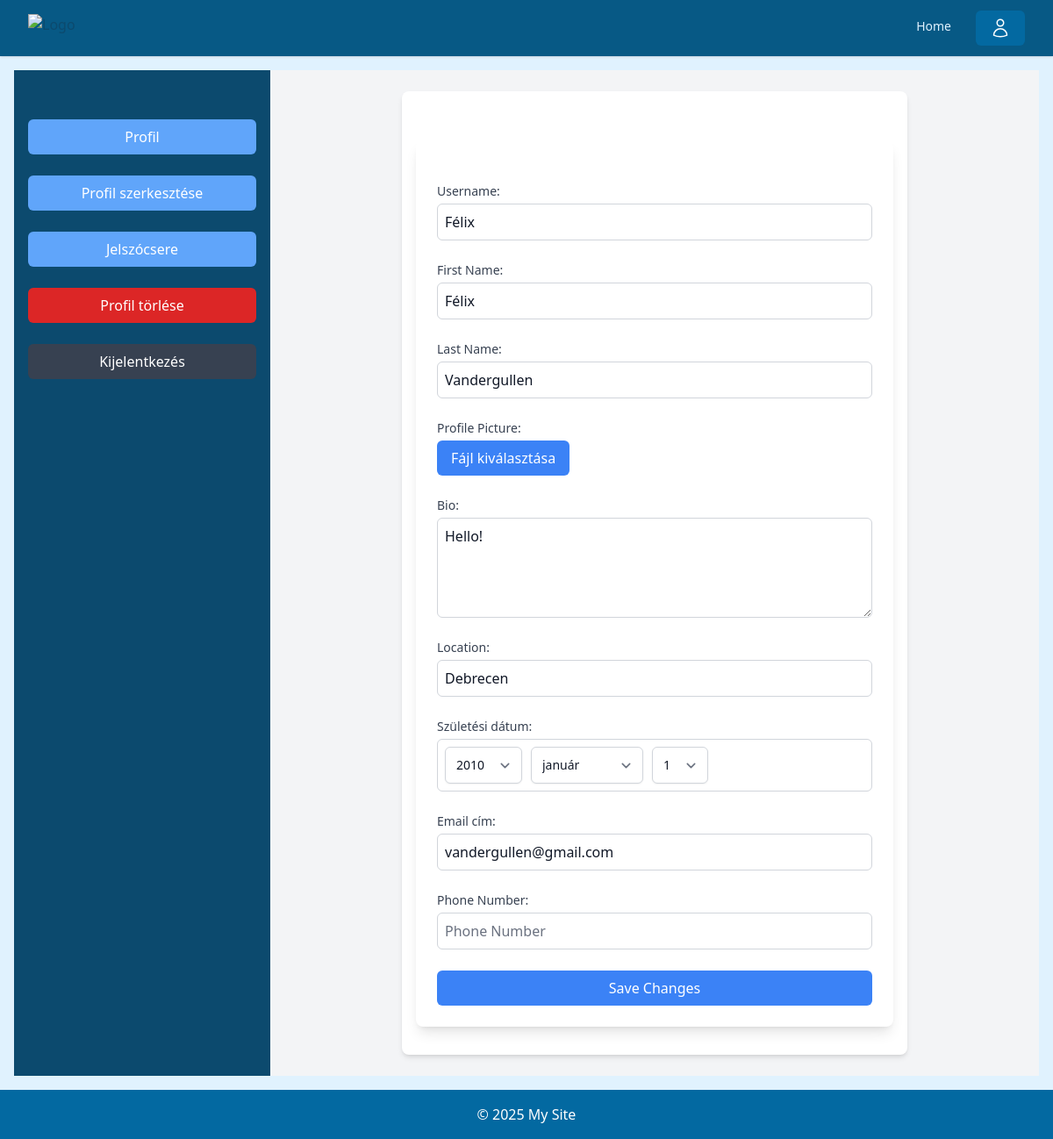
The page /profile/edit/ (signed in) on the database as committed earlier.
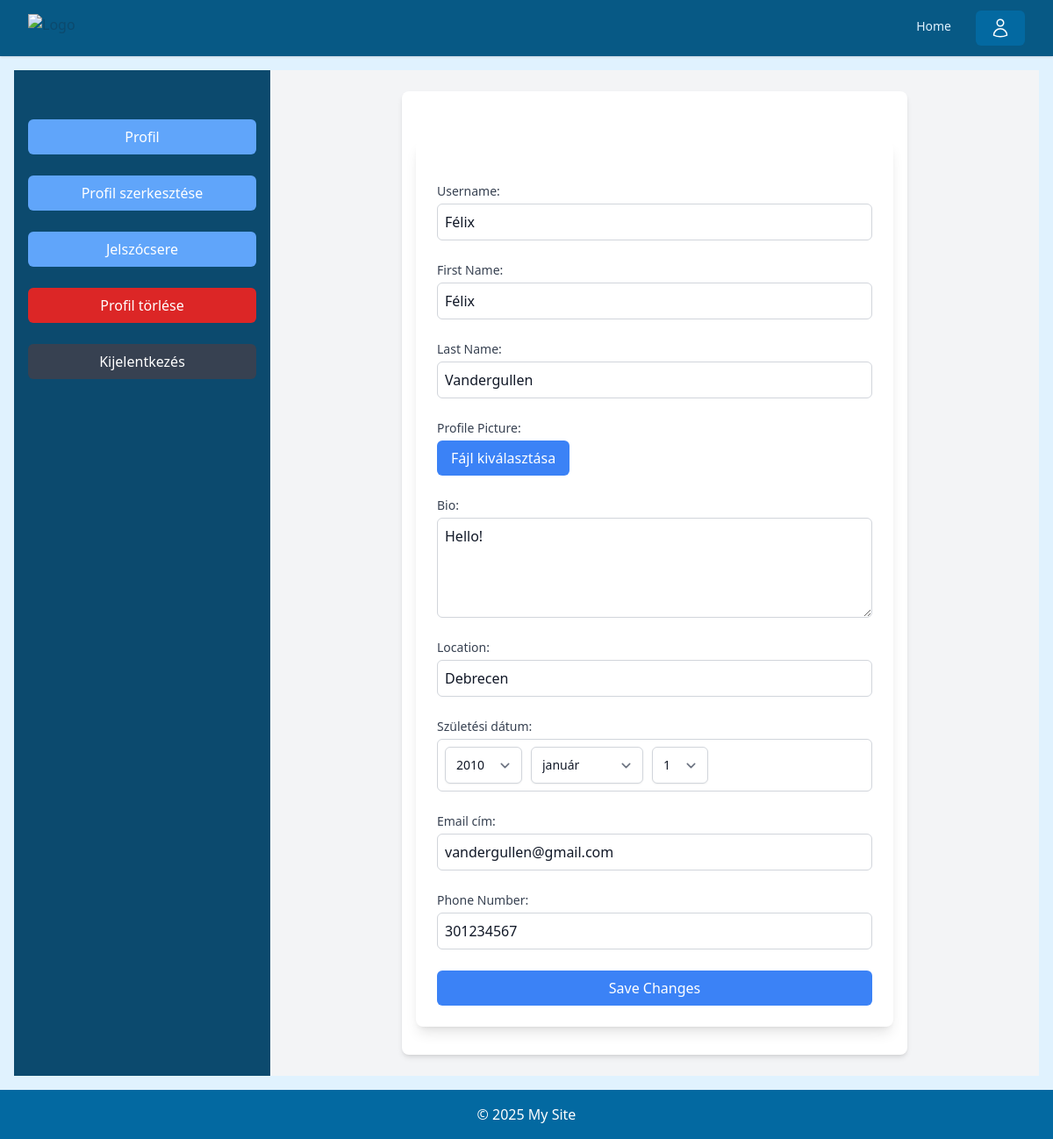
The same page on the database as committed later.
### accounts/models.py (models this page shows, shortened)
class Profile(models.Model):
    user = models.OneToOneField(User, on_delete=models.CASCADE)
    bio = models.TextField(max_length=500, blank=True)
    location = models.CharField(max_length=30, blank=True)
    birth_date = models.DateField(null=True, blank=True)
    profile_picture = models.ImageField(upload_to='profile_pics/', default='profile_pics/default.jpg', blank=True, null=True)
    phone_number = models.CharField(max_length=15, blank=True)
    email_token = models.CharField(max_length=64, blank=True)
    email_verified = models.BooleanField(default=False)

### accounts/views.py (the view)
# urls.py: path('profile/edit/', views.edit_profile, name='edit_profile'),
@login_required
def edit_profile(request):
    profile = get_object_or_404(Profile, user=request.user)
    if request.method == 'POST':
        form = ProfileForm(request.POST, request.FILES, instance=profile, user=request.user)
        if form.is_valid():
            form.save()
            return redirect('profile')
        else:
            messages.error(request, "Hiba történt a mentés során. Ellenőrizd az űrlapot.")
    else:
        form = ProfileForm(instance=profile, user=request.user)
    return render(request, 'profile/edit_profile.html', {
        'form': form, 'profile': profile
    })

### accounts/forms.py (shortened to what this page needs)
class ProfileForm(forms.ModelForm):
    first_name = forms.CharField(label="Keresztnév", required=False)
    last_name = forms.CharField(label="Vezetéknév", required=False)
    email = forms.EmailField(label="Email cím", required=True)
    birth_date = forms.DateField(
        label="Születési dátum",
        required=False,
        initial=datetime.date(2000, 1, 1),  # <- ez állítja be az alapértelmezett dátumot
        widget=SelectDateWidget(
            years=range(1900, datetime.datetime.now().year + 1)
        )
    )
    class Meta:
        model = Profile
        fields = ['profile_picture', 'bio', 'location', 'phone_number', 'birth_date']
    def __init__(self, *args, **kwargs):
        user = kwargs.pop('user', None)
        super().__init__(*args, **kwargs)
        if user:
            self.fields['first_name'].initial = user.first_name
            self.fields['last_name'].initial = user.last_name
            self.fields['email'].initial = user.email

### accounts/templates/profile/edit_profile.html (shortened to what this page needs)
{% extends 'profile_base.html' %}
{% load form_tags %}
{% block profile_content %}
<div class="max-w-xl mx-auto px-4 py-8 bg-white shadow-md rounded-lg">
    <form method="post" enctype="multipart/form-data" class="mt-6 space-y-6 bg-white p-6 rounded-lg shadow-lg" id="profile-form">
        <div class="mb-4">
            <label for="username" class="block text-sm font-medium text-gray-700">Username:</label>
            <input type="text" name="username" id="username" value="{{ user.username }}" class="mt-1 block w-full p-2 border border-gray-300 rounded-md" placeholder="Username">
        </div>
        <div class="mb-4">
            <label for="first_name" class="block text-sm font-medium text-gray-700">First Name:</label>
            <input type="text" name="first_name" id="first_name" value="{{ profile.user.first_name }}" class="mt-1 block w-full p-2 border border-gray-300 rounded-md" placeholder="First Name">
        </div>
        <div class="mb-4">
            <label for="last_name" class="block text-sm font-medium text-gray-700">Last Name:</label>
            <input type="text" name="last_name" id="last_name" value="{{ profile.user.last_name }}" class="mt-1 block w-full p-2 border border-gray-300 rounded-md" placeholder="Last Name">
        </div>
        <div class="mb-4">
            <label for="profile_picture" class="block text-sm font-medium text-gray-700">Profile Picture:</label>
            <label for="profile_picture" class="inline-block mt-1 cursor-pointer bg-blue-500 text-white px-4 py-2 rounded-md hover:bg-blue-600 transition duration-200">
                Fájl kiválasztása
            </label>
        </div>
        <div class="mb-4">
            <label for="bio" class="block text-sm font-medium text-gray-700">Bio:</label>
            <textarea name="bio" id="bio" rows="4" class="mt-1 block w-full p-2 border border-gray-300 rounded-md" placeholder="Tell us about yourself">{{ profile.bio }}</textarea>
        </div>
        <div class="mb-4">
            <label for="location" class="block text-sm font-medium text-gray-700">Location:</label>
            <input type="text" name="location" id="location" value="{{ profile.location }}" class="mt-1 block w-full p-2 border border-gray-300 rounded-md" placeholder="Your location">
        </div>
        <div class="mb-4">
            <label for="birth_date" class="block text-sm font-medium text-gray-700">Születési dátum:</label>
            <div class ="mt-1 block w-full p-2 border border-gray-300 rounded-md">
                {{ form.birth_date }}
            </div>
        </div>
        <div class="mb-4">
            <label for="email" class="block text-sm font-medium text-gray-700">Email cím:</label>
            <input type="email" name="email" id="email" value="{{ user.email }}" class="mt-1 block w-full p-2 border border-gray-300 rounded-md">
        </div>
        <div class="mb-4">
            <label for="phone_number" class="block text-sm font-medium text-gray-700">Phone Number:</label>
            <input type="text" name="phone_number" id="phone_number" value="{{ profile.phone_number }}" class="mt-1 block w-full p-2 border border-gray-300 rounded-md" placeholder="Phone Number">
        </div>
        <button type="submit" class="w-full py-2 mt-4 bg-blue-500 text-white rounded-md hover:bg-blue-600 focus:outline-none focus:ring-2 focus:ring-blue-400" id="save-btn">Save Changes</button>
    </form>
</div>
{% endblock %}

Rows that differ between the two databases and show on the page:
changed Profile "Hello!": phone_number (not shown) → "301234567"
